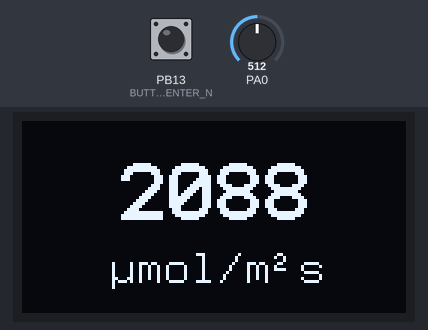
The sketch below on a simulated STM32 Blue Pill. Parts: 128×64 one-colour display. Inputs (shaded band) come from the test bench; at power-on: PA0 = 512, PB13 (BUTTON_CENTER_N) HIGH (analog values on the 0–1023 scale). Storage starts empty.

Above: at 1.2 s.
1.3 s: PA0 set to 716
At 2.5 s:
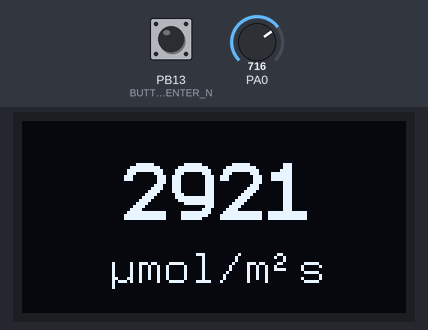
2.8 s: PB13 (BUTTON_CENTER_N) pulled LOW for 0.15 s
At 3.8 s:
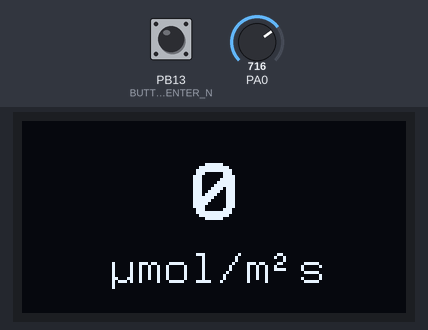
4.4 s: PA0 set to 900
At 5.1 s:
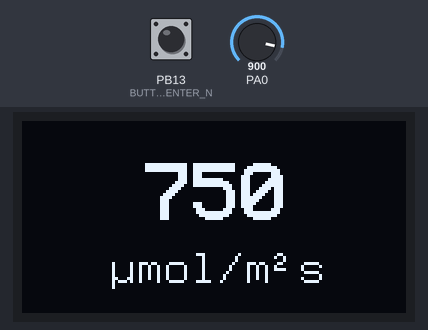
5.9 s: PA0 set to 1023
At 7.4 s:
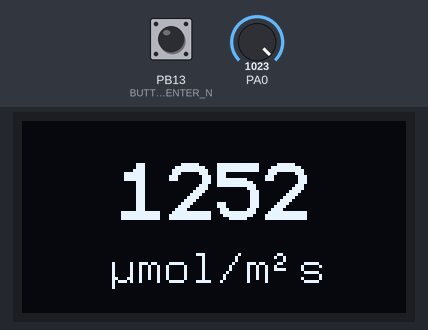
Timing chart, 0 to 8.4 s (numbered marks = the images above; inputs shaded):
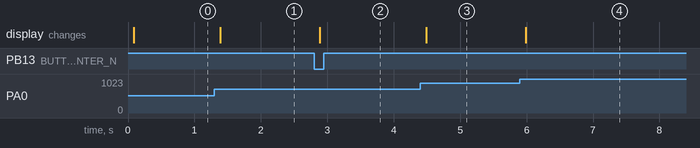

Measured:
- after the input at 1.3 s, the display: changes after 0.09 s (image 1)
- after the input at 2.8 s, the display: changes after 0.09 s (image 2)
- after the input at 4.4 s, the display: changes after 0.09 s (image 3)
- after the input at 5.9 s, the display: changes after 0.09 s (image 4)

The sketch:

PARMeter.ino
```cpp
// Compiled with Generic STM32F1 Series (BluePill F103C8) from STM32 Cores by STMicroelectronics V1.8.0
// Available at: https://github.com/stm32duino/BoardManagerFiles/raw/master/STM32/package_stm_index.json

#include <Arduino.h>
#include <Wire.h>
#include <SPI.h>
#include <SD.h>
#include <U8g2lib.h>

U8G2_SSD1306_128X64_NONAME_F_HW_I2C u8g2(U8G2_R0, /* reset=*/ U8X8_PIN_NONE);

#define DISPLAY_WIDTH 128
#define USER_LED PC13
#define N_AVERAGES 128
#define LOOP_DELAY 100

#define BUTTON_UP_N PB14
#define BUTTON_DOWN_N PA8
#define BUTTON_LEFT_N PB12
#define BUTTON_RIGHT_N PB15
#define BUTTON_CENTER_N PB13

char string_buffer[64];

uint32_t offset_calibration;

void setup(void)
{
  analogReadResolution(12);
  Wire.setSDA(PB9);
  Wire.setSCL(PB8);
  u8g2.begin();

  offset_calibration = 0;

  // Turn user LED off - bootloader sometimes leaves it on
  pinMode(USER_LED, INPUT);

  // Set up joystick inputs
  pinMode(BUTTON_UP_N, INPUT_PULLUP);
  pinMode(BUTTON_DOWN_N, INPUT_PULLUP);
  pinMode(BUTTON_LEFT_N, INPUT_PULLUP);
  pinMode(BUTTON_RIGHT_N, INPUT_PULLUP);
  pinMode(BUTTON_CENTER_N, INPUT_PULLUP);

  if (!SD.begin(PA4))
  {
    //Serial.println("initialization failed!");
  }
}

void loop(void)
{
  uint64_t loop_end = millis() + LOOP_DELAY;


  // Get the display buffer ready and draw the units
  u8g2.clearBuffer();
  u8g2.setFont(u8g2_font_9x15_tf);
  u8g2.setFontRefHeightExtendedText();
  u8g2.setDrawColor(1);
  u8g2.setFontPosTop();
  u8g2.setFontDirection(0);
  u8g2.drawStr(DISPLAY_WIDTH/2-u8g2.getStrWidth("\xB5mol/m\xB2s")/2, 42, "\xB5mol/m\xB2s");


  // Calculate ADC counts -> PFD in nmol/m^2s conversion factor
  //https://dammedia.osram.info/media/resource/hires/osram-dam-6303770/SFH%202201_EN.pdf
  // At 550 nm, 0.45 A/W typical
  // 8.1e-6 m^2
  // 3.6e-19 J/photon at 550 nm
  //
  // Iout/(0.45*3.6e-19) = photon flux [photons/sec]
  // Iout/(0.45*3.6e-19)*1/(6.022e23) = photon flux [mol photons/sec]
  // Iout*1/(0.45*3.6e-19)*1/(6.022e23)*1/(8.1e-6) = photon flux [mol photons/sec*m2]
  //
  // [ADC measurement] = 4096*v_meas/3.3
  // [ADC measurement] = 4096*Iout*100*[voltage gain]/3.3
  // Iout = 1/[voltage gain]*3.3/(4096*100)*[ADC measurement]

  // photon flux [umol/m^2s] = 1/[voltage gain]*1e6*1/(0.45*3.6e-19)*1/(6.022e23)*1/(8.1e-6)*3.3/(4096*1000)*[ADC measurement]
  // photon flux [nmol/m^2s]= 1/[voltage gain]*1020*[ADC measurement]

  // Take a bunch of measurements for readout stability
  uint32_t measurement_sum = 0;
  for (int i = 0; i < N_AVERAGES; i++)
  {
    measurement_sum += analogRead(PA0);
  }

  // If the center button is pressed, save the current reading as the offset
  if(!digitalRead(BUTTON_CENTER_N))
  {
    offset_calibration = measurement_sum;
  }

  // Apply offset calibration without causing underflow
  if (measurement_sum > offset_calibration)
  {
    measurement_sum -= offset_calibration;
  }
  else
  {
    measurement_sum = 0;
  }

  // Average and convert to nanomols/m^2s
  uint32_t photon_flux_nmol = measurement_sum/N_AVERAGES*1020;

  // Draw the measured photon flux
  sprintf(string_buffer, "%d", photon_flux_nmol/1000);
  u8g2.setFont(u8g2_font_profont29_tr);
  u8g2.drawStr(DISPLAY_WIDTH/2-u8g2.getStrWidth(string_buffer)/2, 10, string_buffer);

  // for debugging
  //sprintf(string_buffer, "%d", measurement_sum);
  //sprintf(string_buffer, "%d", loop_end-millis());
  //u8g2.setFont(u8g2_font_9x15_tf);
  //u8g2.drawStr(0, 0, string_buffer);

  // Send the frame buffer to the display
  u8g2.sendBuffer();

  // Loop delay
  while(millis() < loop_end);
}
```
